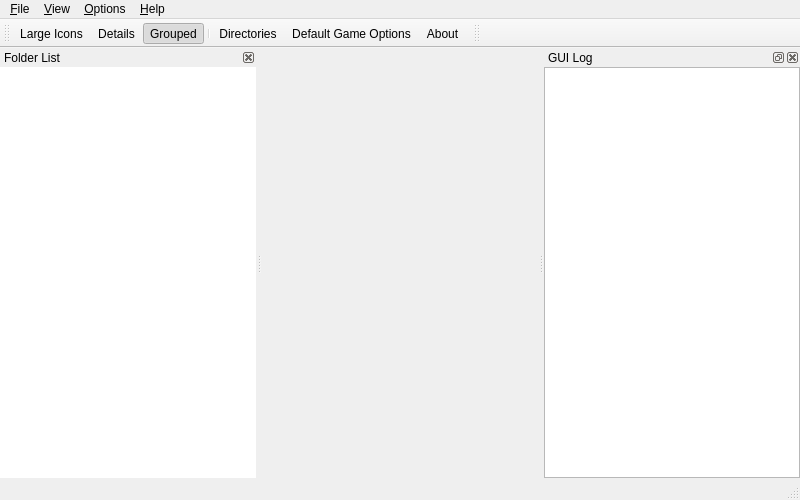
<?xml version="1.0" encoding="UTF-8"?>
<ui version="4.0">
 <class>MainWindow</class>
 <widget class="QMainWindow" name="MainWindow">
  <property name="geometry">
   <rect>
    <x>0</x>
    <y>0</y>
    <width>800</width>
    <height>500</height>
   </rect>
  </property>
  <property name="windowTitle">
   <string>M+GUI</string>
  </property>
  <property name="dockNestingEnabled">
   <bool>true</bool>
  </property>
  <widget class="QWidget" name="centralwidget">
   <layout class="QGridLayout">
    <property name="leftMargin">
     <number>0</number>
    </property>
    <property name="topMargin">
     <number>0</number>
    </property>
    <property name="rightMargin">
     <number>0</number>
    </property>
    <property name="bottomMargin">
     <number>0</number>
    </property>
    <item row="0" column="0">
     <layout class="QVBoxLayout" name="layMainView">
      <property name="topMargin">
       <number>2</number>
      </property>
     </layout>
    </item>
   </layout>
  </widget>
  <widget class="QMenuBar" name="menubar">
   <property name="geometry">
    <rect>
     <x>0</x>
     <y>0</y>
     <width>800</width>
     <height>22</height>
    </rect>
   </property>
   <widget class="QMenu" name="menuFile">
    <property name="title">
     <string>&amp;File</string>
    </property>
    <widget class="QMenu" name="menuPlayWith">
     <property name="title">
      <string>Play with Options</string>
     </property>
     <addaction name="actionCommandLine"/>
     <addaction name="separator"/>
     <addaction name="actionSavestate"/>
     <addaction name="actionPlayback"/>
     <addaction name="actionRecord"/>
     <addaction name="actionMNG"/>
     <addaction name="actionAVI"/>
     <addaction name="actionWave"/>
    </widget>
    <widget class="QMenu" name="menuAddtoFolder">
     <property name="title">
      <string>Add to Custom Folder</string>
     </property>
    </widget>
    <widget class="QMenu" name="menuDeleteCfg">
     <property name="title">
      <string>Clean Up</string>
     </property>
    </widget>
    <widget class="QMenu" name="menuAudit">
     <property name="title">
      <string>Audit</string>
     </property>
     <addaction name="actionAuditAll"/>
     <addaction name="actionAuditAllSamples"/>
     <addaction name="separator"/>
     <addaction name="actionFixDatAll"/>
     <addaction name="actionFixDatIncomplete"/>
     <addaction name="actionFixDatMissing"/>
     <addaction name="actionFixDatComplete"/>
     <addaction name="separator"/>
     <addaction name="actionHaveList"/>
     <addaction name="actionMissList"/>
    </widget>
    <addaction name="actionPlay"/>
    <addaction name="menuPlayWith"/>
    <addaction name="menuDeleteCfg"/>
    <addaction name="separator"/>
    <addaction name="menuAddtoFolder"/>
    <addaction name="actionRemoveFromFolder"/>
    <addaction name="separator"/>
    <addaction name="actionSrcProperties"/>
    <addaction name="actionProperties"/>
    <addaction name="separator"/>
    <addaction name="menuAudit"/>
    <addaction name="separator"/>
    <addaction name="actionExitStop"/>
   </widget>
   <widget class="QMenu" name="menuView">
    <property name="title">
     <string>&amp;View</string>
    </property>
    <widget class="QMenu" name="menuCustomizeFields">
     <property name="title">
      <string>Customize &amp;Fields</string>
     </property>
    </widget>
    <widget class="QMenu" name="menuPictures">
     <property name="title">
      <string>Game &amp;Pictures</string>
     </property>
     <addaction name="actionEnforceAspect"/>
     <addaction name="actionStretchSshot"/>
     <addaction name="separator"/>
    </widget>
    <widget class="QMenu" name="menuDocuments">
     <property name="title">
      <string>Game Do&amp;cuments</string>
     </property>
    </widget>
    <widget class="QMenu" name="menuShowFolders">
     <property name="title">
      <string>&amp;Show Folders</string>
     </property>
    </widget>
    <widget class="QMenu" name="menuCustomFilters">
     <property name="title">
      <string>&amp;Custom Filters</string>
     </property>
     <addaction name="actionFilterClones"/>
     <addaction name="actionFilterNonWorking"/>
     <addaction name="actionFilterUnavailable"/>
     <addaction name="actionFilterMechanical"/>
    </widget>
    <widget class="QMenu" name="menuArrangeIcons">
     <property name="title">
      <string>Arrange &amp;Icons</string>
     </property>
     <addaction name="actionColSortAscending"/>
     <addaction name="actionColSortDescending"/>
    </widget>
    <addaction name="menuShowFolders"/>
    <addaction name="menuPictures"/>
    <addaction name="menuDocuments"/>
    <addaction name="actionVerticalTabs"/>
    <addaction name="separator"/>
    <addaction name="actionLargeIcons"/>
    <addaction name="actionDetails"/>
    <addaction name="actionGrouped"/>
    <addaction name="actionRowDelegate"/>
    <addaction name="actionLocalGameList"/>
    <addaction name="separator"/>
    <addaction name="menuArrangeIcons"/>
    <addaction name="menuCustomizeFields"/>
    <addaction name="menuCustomFilters"/>
    <addaction name="separator"/>
    <addaction name="actionRefresh"/>
   </widget>
   <widget class="QMenu" name="menuOptions">
    <property name="title">
     <string>&amp;Options</string>
    </property>
    <widget class="QMenu" name="menuLanguage">
     <property name="title">
      <string>&amp;Language</string>
     </property>
     <addaction name="actionEnglish"/>
     <addaction name="actionChinese_PRC"/>
     <addaction name="actionChinese_Taiwan"/>
     <addaction name="actionJapanese"/>
     <addaction name="actionSpanish"/>
     <addaction name="actionFrench"/>
     <addaction name="actionHungarian"/>
     <addaction name="actionKorean"/>
     <addaction name="actionBrazilian"/>
     <addaction name="actionRussian"/>
     <addaction name="actionItalian"/>
    </widget>
    <widget class="QMenu" name="menuBackground">
     <property name="title">
      <string>&amp;Background Images</string>
     </property>
     <addaction name="actionBgStretch"/>
     <addaction name="actionBgTile"/>
     <addaction name="separator"/>
    </widget>
    <widget class="QMenu" name="menuGUIStyle">
     <property name="title">
      <string>GUI &amp;Style</string>
     </property>
    </widget>
    <addaction name="actionDirectories"/>
    <addaction name="actionDefaultOptions"/>
    <addaction name="separator"/>
    <addaction name="menuGUIStyle"/>
    <addaction name="menuBackground"/>
    <addaction name="menuLanguage"/>
   </widget>
   <widget class="QMenu" name="menuHelp">
    <property name="title">
     <string>&amp;Help</string>
    </property>
    <addaction name="actionReadme"/>
    <addaction name="actionFAQ"/>
    <addaction name="actionBoard"/>
    <addaction name="actionAbout"/>
   </widget>
   <addaction name="menuFile"/>
   <addaction name="menuView"/>
   <addaction name="menuOptions"/>
   <addaction name="menuHelp"/>
  </widget>
  <widget class="QStatusBar" name="statusbar"/>
  <widget class="QToolBar" name="toolBar">
   <property name="windowTitle">
    <string>Toolbar</string>
   </property>
   <property name="autoFillBackground">
    <bool>true</bool>
   </property>
   <property name="iconSize">
    <size>
     <width>16</width>
     <height>16</height>
    </size>
   </property>
   <property name="floatable">
    <bool>false</bool>
   </property>
   <attribute name="toolBarArea">
    <enum>TopToolBarArea</enum>
   </attribute>
   <attribute name="toolBarBreak">
    <bool>false</bool>
   </attribute>
   <addaction name="actionLargeIcons"/>
   <addaction name="actionDetails"/>
   <addaction name="actionGrouped"/>
   <addaction name="separator"/>
   <addaction name="actionDirectories"/>
   <addaction name="actionDefaultOptions"/>
   <addaction name="actionAbout"/>
  </widget>
  <widget class="QToolBar" name="toolBarSearch">
   <property name="windowTitle">
    <string>Search</string>
   </property>
   <property name="floatable">
    <bool>false</bool>
   </property>
   <attribute name="toolBarArea">
    <enum>TopToolBarArea</enum>
   </attribute>
   <attribute name="toolBarBreak">
    <bool>false</bool>
   </attribute>
  </widget>
  <widget class="QDockWidget" name="dwGUILog">
   <property name="windowTitle">
    <string>GUI Log</string>
   </property>
   <attribute name="dockWidgetArea">
    <number>2</number>
   </attribute>
   <widget class="QWidget" name="dockWidgetContents_8">
    <layout class="QGridLayout">
     <property name="leftMargin">
      <number>0</number>
     </property>
     <property name="topMargin">
      <number>0</number>
     </property>
     <property name="rightMargin">
      <number>0</number>
     </property>
     <property name="bottomMargin">
      <number>0</number>
     </property>
     <item row="0" column="0">
      <widget class="QTextBrowser" name="tbGUILog"/>
     </item>
    </layout>
   </widget>
  </widget>
  <widget class="QDockWidget" name="dwFolderList">
   <property name="sizePolicy">
    <sizepolicy hsizetype="Ignored" vsizetype="Preferred">
     <horstretch>0</horstretch>
     <verstretch>0</verstretch>
    </sizepolicy>
   </property>
   <property name="features">
    <set>QDockWidget::DockWidgetClosable|QDockWidget::DockWidgetMovable</set>
   </property>
   <property name="windowTitle">
    <string>Folder List</string>
   </property>
   <attribute name="dockWidgetArea">
    <number>1</number>
   </attribute>
   <widget class="QWidget" name="dockWidgetContents_14">
    <layout class="QGridLayout">
     <property name="leftMargin">
      <number>0</number>
     </property>
     <property name="topMargin">
      <number>0</number>
     </property>
     <property name="rightMargin">
      <number>0</number>
     </property>
     <property name="bottomMargin">
      <number>0</number>
     </property>
     <item row="0" column="0">
      <widget class="QTreeWidget" name="treeFolders">
       <property name="frameShape">
        <enum>QFrame::NoFrame</enum>
       </property>
       <property name="headerHidden">
        <bool>true</bool>
       </property>
       <column>
        <property name="text">
         <string>1</string>
        </property>
       </column>
      </widget>
     </item>
    </layout>
   </widget>
  </widget>
  <action name="actionDefaultOptions">
   <property name="icon">
    <iconset resource="mamepgui.qrc">
     <normaloff>:/res/16x16/system-settings.png</normaloff>:/res/16x16/system-settings.png</iconset>
   </property>
   <property name="text">
    <string>Default Game &amp;Options</string>
   </property>
  </action>
  <action name="actionRefresh">
   <property name="icon">
    <iconset resource="mamepgui.qrc">
     <normaloff>:/res/16x16/view-refresh.png</normaloff>:/res/16x16/view-refresh.png</iconset>
   </property>
   <property name="text">
    <string>&amp;Refresh</string>
   </property>
   <property name="shortcut">
    <string>F5</string>
   </property>
  </action>
  <action name="actionExitStop">
   <property name="text">
    <string>E&amp;xit</string>
   </property>
   <property name="shortcut">
    <string>Alt+X</string>
   </property>
  </action>
  <action name="actionAbout">
   <property name="icon">
    <iconset resource="mamepgui.qrc">
     <normaloff>:/res/16x16/help-browser.png</normaloff>:/res/16x16/help-browser.png</iconset>
   </property>
   <property name="text">
    <string>&amp;About</string>
   </property>
  </action>
  <action name="actionHaveList">
   <property name="text">
    <string>Export &amp;Have List...</string>
   </property>
  </action>
  <action name="actionMissList">
   <property name="text">
    <string>Export &amp;Miss List...</string>
   </property>
  </action>
  <action name="actionDetails">
   <property name="checkable">
    <bool>true</bool>
   </property>
   <property name="icon">
    <iconset resource="mamepgui.qrc">
     <normaloff>:/res/mame32-view-detail.png</normaloff>:/res/mame32-view-detail.png</iconset>
   </property>
   <property name="text">
    <string>&amp;Details</string>
   </property>
  </action>
  <action name="actionGrouped">
   <property name="checkable">
    <bool>true</bool>
   </property>
   <property name="checked">
    <bool>true</bool>
   </property>
   <property name="icon">
    <iconset resource="mamepgui.qrc">
     <normaloff>:/res/mame32-view-group.png</normaloff>:/res/mame32-view-group.png</iconset>
   </property>
   <property name="text">
    <string>&amp;Grouped</string>
   </property>
  </action>
  <action name="actionLargeIcons">
   <property name="checkable">
    <bool>true</bool>
   </property>
   <property name="icon">
    <iconset resource="mamepgui.qrc">
     <normaloff>:/res/mame32-view-licon.png</normaloff>:/res/mame32-view-licon.png</iconset>
   </property>
   <property name="text">
    <string>L&amp;arge Icons</string>
   </property>
  </action>
  <action name="actionVerticalTabs">
   <property name="checkable">
    <bool>true</bool>
   </property>
   <property name="text">
    <string>&amp;Vertical Tabs</string>
   </property>
  </action>
  <action name="actionPlay">
   <property name="text">
    <string notr="true">&amp;Play</string>
   </property>
  </action>
  <action name="actionRecord">
   <property name="text">
    <string>&amp;Record Input...</string>
   </property>
  </action>
  <action name="actionConfigIPS">
   <property name="text">
    <string>Configure &amp;IPS...</string>
   </property>
  </action>
  <action name="actionAudit">
   <property name="text">
    <string>Audit</string>
   </property>
  </action>
  <action name="actionColDescription">
   <property name="checkable">
    <bool>true</bool>
   </property>
   <property name="text">
    <string>Description</string>
   </property>
  </action>
  <action name="actionColName">
   <property name="checkable">
    <bool>true</bool>
   </property>
   <property name="text">
    <string>Name</string>
   </property>
  </action>
  <action name="actionColROMs">
   <property name="checkable">
    <bool>true</bool>
   </property>
   <property name="text">
    <string>ROMs</string>
   </property>
  </action>
  <action name="actionColManufacturer">
   <property name="checkable">
    <bool>true</bool>
   </property>
   <property name="text">
    <string>Manufacturer</string>
   </property>
  </action>
  <action name="actionColDriver">
   <property name="checkable">
    <bool>true</bool>
   </property>
   <property name="text">
    <string>Driver</string>
   </property>
  </action>
  <action name="actionColYear">
   <property name="checkable">
    <bool>true</bool>
   </property>
   <property name="text">
    <string>Year</string>
   </property>
  </action>
  <action name="actionColCloneOf">
   <property name="checkable">
    <bool>true</bool>
   </property>
   <property name="text">
    <string>Clone of</string>
   </property>
  </action>
  <action name="actionColSortAscending">
   <property name="checkable">
    <bool>true</bool>
   </property>
   <property name="text">
    <string>Sort Ascending</string>
   </property>
  </action>
  <action name="actionColSortDescending">
   <property name="checkable">
    <bool>true</bool>
   </property>
   <property name="text">
    <string>Sort Descending</string>
   </property>
  </action>
  <action name="actionDirectories">
   <property name="icon">
    <iconset resource="mamepgui.qrc">
     <normaloff>:/res/32x32/folder.png</normaloff>:/res/32x32/folder.png</iconset>
   </property>
   <property name="text">
    <string>&amp;Directories...</string>
   </property>
  </action>
  <action name="actionProperties">
   <property name="icon">
    <iconset resource="mamepgui.qrc">
     <normaloff>:/res/16x16/system-settings.png</normaloff>:/res/16x16/system-settings.png</iconset>
   </property>
   <property name="text">
    <string>Pr&amp;operties</string>
   </property>
  </action>
  <action name="actionSrcProperties">
   <property name="text">
    <string notr="true">Properties for </string>
   </property>
  </action>
  <action name="actionEnglish">
   <property name="checkable">
    <bool>true</bool>
   </property>
   <property name="text">
    <string notr="true">English (United States)</string>
   </property>
  </action>
  <action name="actionChinese_PRC">
   <property name="checkable">
    <bool>true</bool>
   </property>
   <property name="text">
    <string notr="true">中文 (中国)</string>
   </property>
  </action>
  <action name="actionChinese_Taiwan">
   <property name="checkable">
    <bool>true</bool>
   </property>
   <property name="text">
    <string notr="true">中文 (台灣)</string>
   </property>
  </action>
  <action name="actionJapanese">
   <property name="checkable">
    <bool>true</bool>
   </property>
   <property name="text">
    <string notr="true">日本語</string>
   </property>
  </action>
  <action name="actionBrazilian">
   <property name="checkable">
    <bool>true</bool>
   </property>
   <property name="text">
    <string notr="true">Portugues (Brasil)</string>
   </property>
  </action>
  <action name="actionEnforceAspect">
   <property name="checkable">
    <bool>true</bool>
   </property>
   <property name="text">
    <string>Enforce Aspect Ratio</string>
   </property>
  </action>
  <action name="actionLocalGameList">
   <property name="checkable">
    <bool>true</bool>
   </property>
   <property name="text">
    <string>Local &amp;Language Game List</string>
   </property>
  </action>
  <action name="actionFAQ">
   <property name="text">
    <string>FAQ</string>
   </property>
  </action>
  <action name="actionBoard">
   <property name="text">
    <string>Discussion Board</string>
   </property>
  </action>
  <action name="actionReadme">
   <property name="text">
    <string>Readme</string>
   </property>
  </action>
  <action name="actionBgStretch">
   <property name="checkable">
    <bool>true</bool>
   </property>
   <property name="text">
    <string>Stretch</string>
   </property>
  </action>
  <action name="actionBgTile">
   <property name="checkable">
    <bool>true</bool>
   </property>
   <property name="text">
    <string>Tile</string>
   </property>
  </action>
  <action name="actionRowDelegate">
   <property name="checkable">
    <bool>true</bool>
   </property>
   <property name="checked">
    <bool>true</bool>
   </property>
   <property name="text">
    <string>Highlight Selected Icon</string>
   </property>
  </action>
  <action name="actionStretchSshot">
   <property name="checkable">
    <bool>true</bool>
   </property>
   <property name="text">
    <string>Strech Screenshot Larger</string>
   </property>
  </action>
  <action name="actionPlayback">
   <property name="text">
    <string>&amp;Playback Input...</string>
   </property>
  </action>
  <action name="actionWave">
   <property name="text">
    <string>Record &amp;Wave Output...</string>
   </property>
  </action>
  <action name="actionMNG">
   <property name="text">
    <string>Record &amp;MNG Output...</string>
   </property>
  </action>
  <action name="actionAVI">
   <property name="text">
    <string>Record &amp;AVI Output...</string>
   </property>
  </action>
  <action name="actionSavestate">
   <property name="text">
    <string>Load &amp;Savestate...</string>
   </property>
  </action>
  <action name="actionHungarian">
   <property name="checkable">
    <bool>true</bool>
   </property>
   <property name="text">
    <string notr="true">Magyar</string>
   </property>
  </action>
  <action name="actionKorean">
   <property name="checkable">
    <bool>true</bool>
   </property>
   <property name="text">
    <string notr="true">???</string>
   </property>
  </action>
  <action name="actionFixDatMissing">
   <property name="text">
    <string>Export Completely Missing Sets Only...</string>
   </property>
  </action>
  <action name="actionFixDatIncomplete">
   <property name="text">
    <string>Export Incomplete Sets Only...</string>
   </property>
  </action>
  <action name="actionFixDatAll">
   <property name="text">
    <string>Export All Set Issues...</string>
   </property>
  </action>
  <action name="actionRemoveFromFolder">
   <property name="text">
    <string notr="true">Remove From This Folder</string>
   </property>
  </action>
  <action name="actionAuditAll">
   <property name="text">
    <string>&amp;Audit All Roms</string>
   </property>
  </action>
  <action name="actionFilterClones">
   <property name="checkable">
    <bool>true</bool>
   </property>
   <property name="text">
    <string>Hide C&amp;lones</string>
   </property>
  </action>
  <action name="actionFilterNonWorking">
   <property name="checkable">
    <bool>true</bool>
   </property>
   <property name="text">
    <string>Hide Non-Wor&amp;king</string>
   </property>
  </action>
  <action name="actionFilterUnavailable">
   <property name="checkable">
    <bool>true</bool>
   </property>
   <property name="text">
    <string>Hide &amp;Unavailable</string>
   </property>
  </action>
  <action name="actionFilterMechanical">
   <property name="checkable">
    <bool>true</bool>
   </property>
   <property name="text">
    <string>Hide &amp;Mechanical</string>
   </property>
  </action>
  <action name="actionCommandLine">
   <property name="text">
    <string>Command Line...</string>
   </property>
  </action>
  <action name="actionFixDatComplete">
   <property name="enabled">
    <bool>false</bool>
   </property>
   <property name="text">
    <string>Export All Sets...</string>
   </property>
  </action>
  <action name="actionRussian">
   <property name="checkable">
    <bool>true</bool>
   </property>
   <property name="text">
    <string notr="true">Русский</string>
   </property>
  </action>
  <action name="actionAuditAllSamples">
   <property name="text">
    <string>Audit All Samples</string>
   </property>
  </action>
  <action name="actionFrench">
   <property name="checkable">
    <bool>true</bool>
   </property>
   <property name="text">
    <string notr="true">Francais</string>
   </property>
  </action>
  <action name="actionSpanish">
   <property name="checkable">
    <bool>true</bool>
   </property>
   <property name="text">
    <string notr="true">Espanol</string>
   </property>
  </action>
  <action name="actionItalian">
   <property name="checkable">
    <bool>true</bool>
   </property>
   <property name="text">
    <string notr="true">L'italiano</string>
   </property>
  </action>
 </widget>
 <resources>
  <include location="mamepgui.qrc"/>
 </resources>
 <connections/>
</ui>
